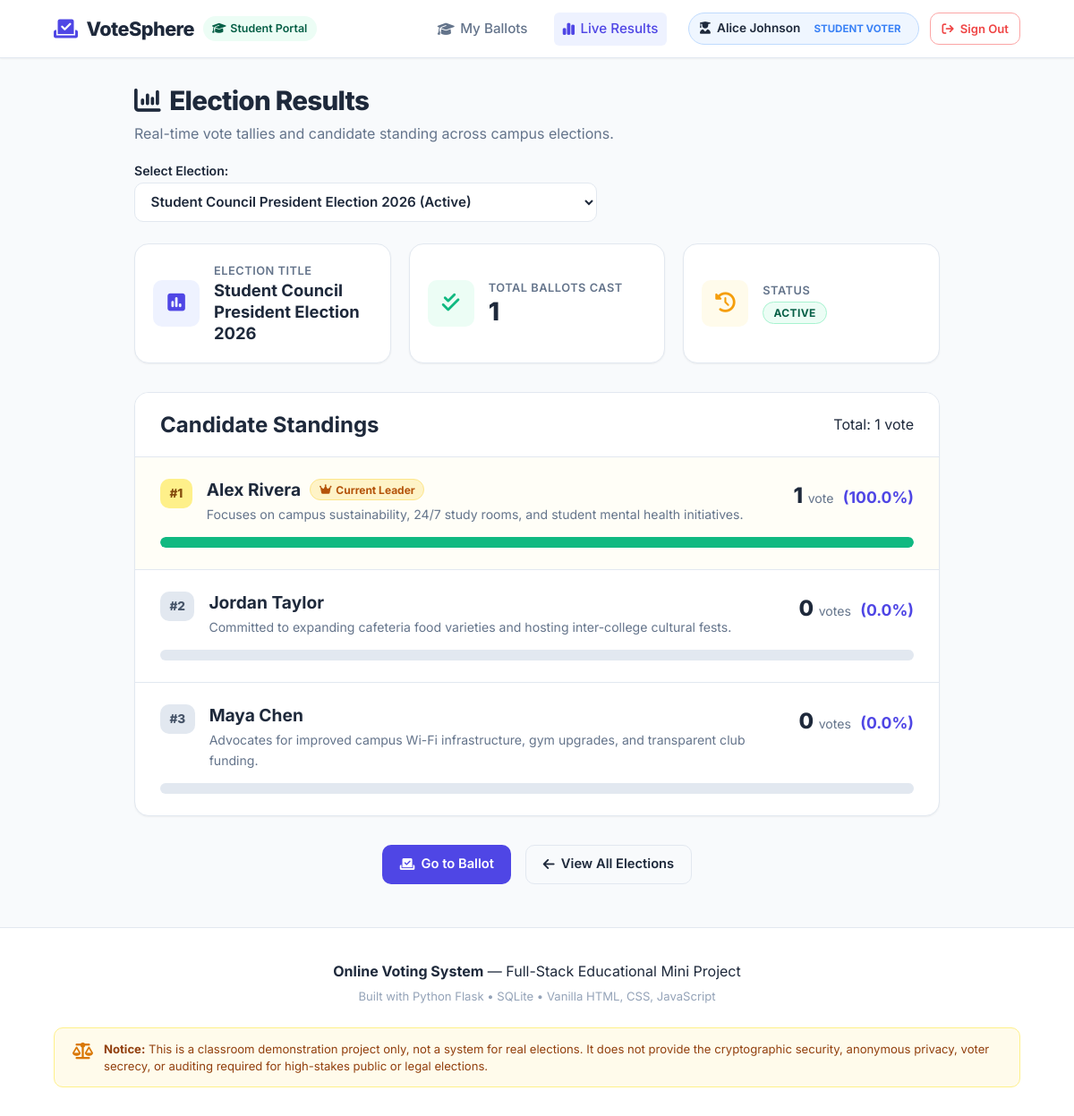
Page /results/1 (signed in) on the committed database.
### tables this page shows
CREATE TABLE polls (
    id INTEGER PRIMARY KEY AUTOINCREMENT,
    title TEXT NOT NULL,
    start_time TEXT NOT NULL,
    end_time TEXT NOT NULL,
    status TEXT NOT NULL DEFAULT 'active' CHECK(status IN ('active', 'closed'))
);

CREATE TABLE candidates (
    id INTEGER PRIMARY KEY AUTOINCREMENT,
    name TEXT NOT NULL,
    description TEXT,
    poll_id INTEGER NOT NULL,
    FOREIGN KEY (poll_id) REFERENCES polls (id) ON DELETE CASCADE
);

### app.py (the view)
@app.route("/results")
@app.route("/results/<int:poll_id>")
def view_results(poll_id=None):
    polls = g.db.execute("SELECT * FROM polls ORDER BY id DESC").fetchall()
    if not polls:
        flash("No polls have been created yet.", "info")
        return render_template("results.html", polls=[], selected_poll=None, results=[])
    if poll_id is None:
        selected_poll = next((p for p in polls if p["status"] == "active"), polls[0])
        poll_id = selected_poll["id"]
    else:
        selected_poll = g.db.execute("SELECT * FROM polls WHERE id = ?", (poll_id,)).fetchone()
        if not selected_poll:
            flash("Poll not found.", "warning")
            return redirect(url_for("view_results"))
    total_votes_row = g.db.execute(
        "SELECT COUNT(*) AS total FROM votes WHERE poll_id = ?", (poll_id,)
    ).fetchone()
    total_votes = total_votes_row["total"] if total_votes_row else 0
    query = """

        SELECT

            c.id,

            c.name,

            c.description,

            COUNT(v.id) AS vote_count

        FROM candidates c

        LEFT JOIN votes v ON c.id = v.candidate_id AND v.poll_id = c.poll_id

        WHERE c.poll_id = ?

        GROUP BY c.id

        ORDER BY vote_count DESC, c.name ASC

    """
    candidate_rows = g.db.execute(query, (poll_id,)).fetchall()
    results = []
    max_votes = 0
    if candidate_rows:
        max_votes = candidate_rows[0]["vote_count"]
    for row in candidate_rows:
        count = row["vote_count"]
        percentage = round((count / total_votes * 100), 1) if total_votes > 0 else 0
        is_leader = (count == max_votes and count > 0)
        results.append({
            "id": row["id"],
            "name": row["name"],
            "description": row["description"],
            "vote_count": count,
            "percentage": percentage,
            "is_leader": is_leader
        })
    return render_template(
        "results.html",
        polls=polls,
        selected_poll=selected_poll,
        results=results,
        total_votes=total_votes
    )

### app.py (called while the page is built)
@app.before_request
def before_request():
    g.db = get_db()

@app.teardown_appcontext
def close_db_connection(exception=None):
    db = g.pop('db', None)
    if db is not None:
        db.close()

### database.py (called while the page is built)
def get_db():
    conn = sqlite3.connect(DB_PATH)
    conn.row_factory = sqlite3.Row
    conn.execute("PRAGMA foreign_keys = ON")
    return conn

### templates/results.html (shortened to what this page needs)
{% extends "base.html" %}
{% block content %}
<div class="results-page">
    <div class="page-header results-header">
        <div>
            <h1 class="page-title"><i class="fa-solid fa-chart-column"></i> Election Results</h1>
            <p class="page-subtitle">Real-time vote tallies and candidate standing across campus elections.</p>
        </div>
        {% if polls %}
            <div class="poll-selector-wrapper">
                <label for="pollSelect" class="form-label mb-1">Select Election:</label>
                <select id="pollSelect" class="form-control poll-select" onchange="window.location.href='/results/' + this.value">
                    {% for poll in polls %}
                        <option value="{{ poll.id }}" {% if selected_poll and selected_poll.id == poll.id %}selected{% endif %}>
                            {{ poll.title }} ({{ poll.status|capitalize }})
                        </option>
                    {% endfor %}
                </select>
            </div>
        {% endif %}
    </div>
    {% if not selected_poll %}
        <div class="empty-state-card">
            <i class="fa-solid fa-chart-pie empty-icon"></i>
            <h3>No Results to Display</h3>
            <p>No active or completed polls were found in the database.</p>
        </div>
    {% else %}
        <div class="stats-grid">
            <div class="stat-card">
                <div class="stat-icon icon-blue">
                    <i class="fa-solid fa-square-poll-vertical"></i>
                </div>
                <div class="stat-details">
                    <span class="stat-label">Election Title</span>
                    <h3 class="stat-value-text">{{ selected_poll.title }}</h3>
                </div>
            </div>
            <div class="stat-card">
                <div class="stat-icon icon-green">
                    <i class="fa-solid fa-check-double"></i>
                </div>
                <div class="stat-details">
                    <span class="stat-label">Total Ballots Cast</span>
                    <h3 class="stat-value">{{ total_votes }}</h3>
                </div>
            </div>
            <div class="stat-card">
                <div class="stat-icon icon-amber">
                    <i class="fa-solid fa-clock-rotate-left"></i>
                </div>
                <div class="stat-details">
                    <span class="stat-label">Status</span>
                    <h3 class="stat-value-text">
                        <span class="status-badge status-{{ selected_poll.status }}">
                            {{ selected_poll.status|upper }}
                        </span>
                    </h3>
                </div>
            </div>
        </div>
        <div class="results-card">
            <div class="results-card-header">
                <h2>Candidate Standings</h2>
                <span class="text-muted">Total: {{ total_votes }} vote{% if total_votes != 1 %}s{% endif %}</span>
            </div>
            {% if not results %}
                <div class="p-4 text-center text-muted">
                    <p>No candidates are listed for this election.</p>
                </div>
            {% else %}
                <div class="results-list">
                    {% for cand in results %}
                        <div class="result-item {% if cand.is_leader %}leader-item{% endif %}">
                            <div class="result-item-header">
                                <div class="candidate-headline">
                                    <span class="rank-badge">#{{ loop.index }}</span>
                                    <div>
                                        <h3 class="result-candidate-name">
                                            {{ cand.name }}
                                            {% if cand.is_leader and cand.vote_count > 0 %}
                                                <span class="leader-badge">
                                                    <i class="fa-solid fa-crown"></i>
                                                    {% if selected_poll.status == 'closed' %}Winner{% else %}Current Leader{% endif %}
                                                </span>
                                            {% endif %}
                                        </h3>
                                        <p class="result-candidate-desc">{{ cand.description or "No description provided." }}</p>
                                    </div>
                                </div>
                                <div class="tally-score">
                                    <span class="vote-count-number">{{ cand.vote_count }}</span>
                                    <span class="vote-count-label">vote{% if cand.vote_count != 1 %}s{% endif %}</span>
                                    <span class="vote-percentage">({{ cand.percentage }}%)</span>
                                </div>
                            </div>
                            <div class="progress-bar-container">
                                <div
                                    class="progress-bar-fill {% if cand.is_leader and cand.vote_count > 0 %}fill-leader{% endif %}"
                                    style="width: {{ cand.percentage }}%;"
                                    aria-valuenow="{{ cand.percentage }}"
                                    aria-valuemin="0"
                                    aria-valuemax="100"
                                ></div>
                            </div>
                        </div>
                    {% endfor %}
                </div>
            {% endif %}
        </div>
        <div class="results-footer-bar">
            {% if session.get('user_id') and selected_poll.status == 'active' %}
                <a href="{{ url_for('cast_vote', poll_id=selected_poll.id) }}" class="btn btn-primary">
                    <i class="fa-solid fa-check-to-slot"></i> Go to Ballot
                </a>
            {% endif %}
            <a href="{{ url_for('vote_index') }}" class="btn btn-outline">
                <i class="fa-solid fa-arrow-left"></i> View All Elections
            </a>
        </div>
    {% endif %}
</div>
{% endblock %}

### rows in the picture
polls: title "Student Council President Election 2026", status "ACTIVE"
candidates: name "Alex Rivera", shows "Current Leader", description "Focuses on campus sustainability, 24/7 study rooms, and student mental health initiatives.", vote_count "1", percentage "100.0"
candidates: name "Jordan Taylor", description "Committed to expanding cafeteria food varieties and hosting inter-college cultural fests.", vote_count "0", percentage "0.0"
candidates: name "Maya Chen", description "Advocates for improved campus Wi-Fi infrastructure, gym upgrades, and transparent club funding.", vote_count "0", percentage "0.0"

### other values in the picture
{{ session.get('name') }} "Alice Johnson"
{{ total_votes }} "1"
form field value "Student Council President Election 2026 (Active)"
